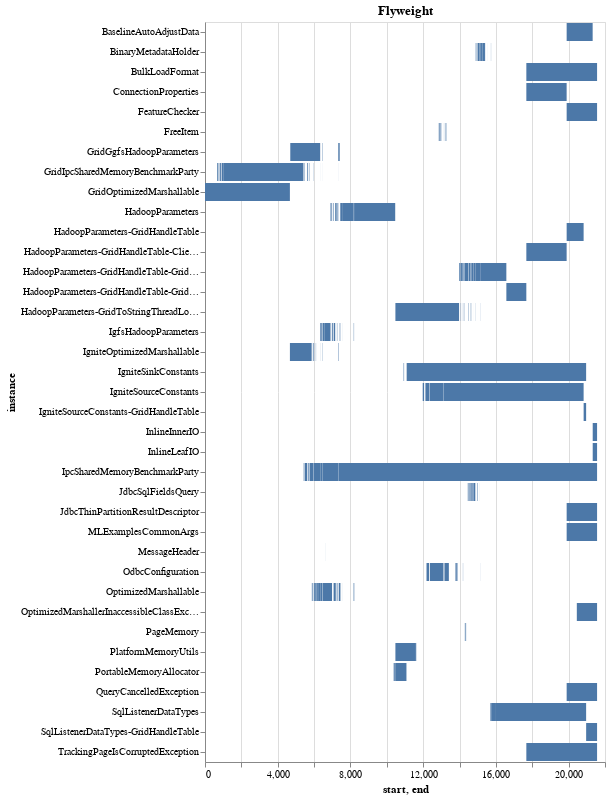
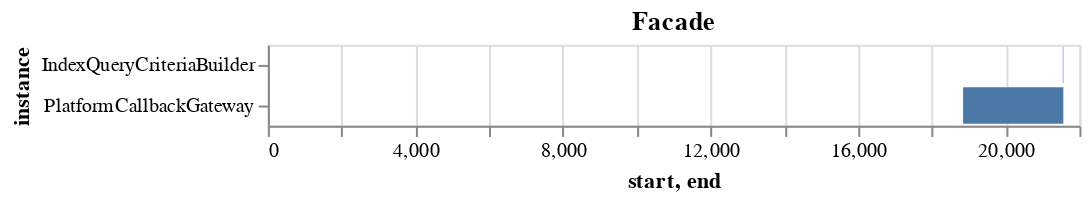
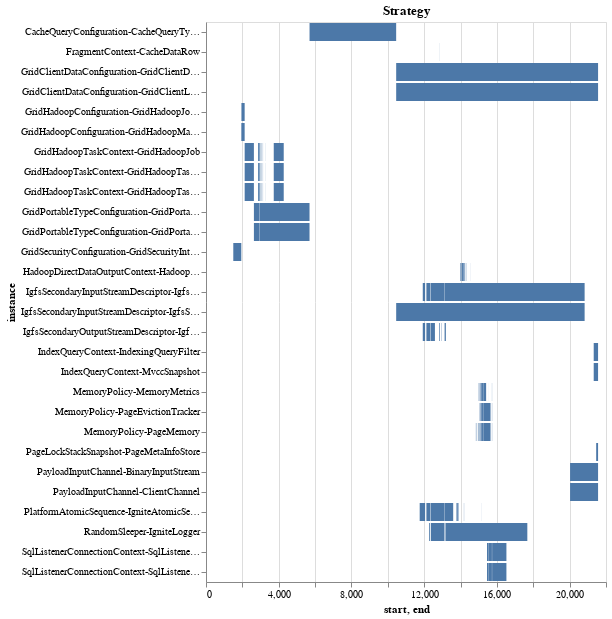
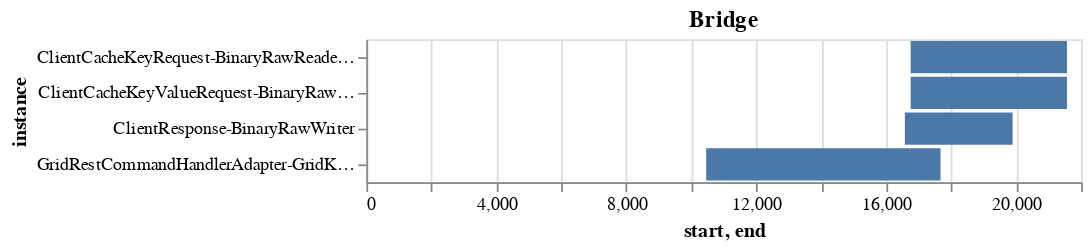

Write notebook code for charts like these, in order.
### Code cell
pattern_intervals = {}
for title in ['Flyweight', 'Facade', 'Strategy', 'Bridge']: 
    # check for the instances of a specific pattern relationship and count
    # the number of commits they exist. 
    pattern_lifespan = {}
    for x in diffs: 
        if title in x: 
            for instance in x[title]: 
                instance_name = '-'.join([path.split('/')[-1] for path in instance]).replace('.java','')
                if instance_name in pattern_lifespan:
                    pattern_lifespan[instance_name]+= 1
                else: 
                    pattern_lifespan[instance_name] = 1
                    
    source_data = []
    for key, value in pattern_lifespan.items(): 
        #Store the number of commits that a specific pattern exists consecutively
        temp_data = []
        start = -1
        for x, commit_number in zip(diffs, range(len(diffs))): 
            if title in x:
                instance_names = set()
                for instance in x[title]:
                    instance_name = '-'.join([path.split('/')[-1] for path in instance]).replace('.java','')
                    instance_names.add(instance_name)
                if key in instance_names: 
                    if start == -1: 
                        start = commit_number
                elif start != -1: 
                    temp_data.append({'instance': key, 'start': start, 'end': commit_number-1})
                    start = -1

        if start != -1: 
            temp_data.append({'instance': key, 'start': start, 'end': commit_number-1})
            start = -1
        source_data += temp_data
    source = pd.DataFrame(source_data)
    pattern_intervals[title] = source_data
    print(title)
    display(alt.Chart(source).mark_bar().encode(
        x='start',
        x2='end',
        y='instance',
        
    ).properties(title=title))

### Figure 1 — Vega-Lite specification as saved in the notebook (floating-point values rounded to 4 significant figures; data arrays with more than 128 entries replaced by an {"elided": "..."} marker saying what was removed)
{"config": {"view": {"continuousWidth": 400, "continuousHeight": 300}}, "data": {"name": "data-7f11fb15928931d0310e281947ebc960"}, "mark": "bar", "encoding": {"x": {"type": "quantitative", "field": "start"}, "x2": {"field": "end"}, "y": {"type": "nominal", "field": "instance"}}, "title": "Flyweight", "$schema": "https://vega.github.io/schema/vega-lite/v4.8.1.json", "datasets": {"data-7f11fb15928931d0310e281947ebc960": {"elided": "254 records"}}}

### Figure 2 — Vega-Lite specification as saved in the notebook (floating-point values rounded to 4 significant figures)
{"config": {"view": {"continuousWidth": 400, "continuousHeight": 300}}, "data": {"name": "data-c23be345c7d3ca441335865bbfbd01a4"}, "mark": "bar", "encoding": {"x": {"type": "quantitative", "field": "start"}, "x2": {"field": "end"}, "y": {"type": "nominal", "field": "instance"}}, "title": "Facade", "$schema": "https://vega.github.io/schema/vega-lite/v4.8.1.json", "datasets": {"data-c23be345c7d3ca441335865bbfbd01a4": [{"instance": "PlatformCallbackGateway", "start": 18847, "end": 21564}, {"instance": "IndexQueryCriteriaBuilder", "start": 21549, "end": 21564}]}}

### Figure 3 — Vega-Lite specification as saved in the notebook (floating-point values rounded to 4 significant figures; data arrays with more than 128 entries replaced by an {"elided": "..."} marker saying what was removed)
{"config": {"view": {"continuousWidth": 400, "continuousHeight": 300}}, "data": {"name": "data-325cad803b48120b925cbfeff48af22f"}, "mark": "bar", "encoding": {"x": {"type": "quantitative", "field": "start"}, "x2": {"field": "end"}, "y": {"type": "nominal", "field": "instance"}}, "title": "Strategy", "$schema": "https://vega.github.io/schema/vega-lite/v4.8.1.json", "datasets": {"data-325cad803b48120b925cbfeff48af22f": {"elided": "170 records"}}}

### Figure 4 — Vega-Lite specification as saved in the notebook (floating-point values rounded to 4 significant figures)
{"config": {"view": {"continuousWidth": 400, "continuousHeight": 300}}, "data": {"name": "data-88dc09b7bb7a959eb21437946649bf95"}, "mark": "bar", "encoding": {"x": {"type": "quantitative", "field": "start"}, "x2": {"field": "end"}, "y": {"type": "nominal", "field": "instance"}}, "title": "Bridge", "$schema": "https://vega.github.io/schema/vega-lite/v4.8.1.json", "datasets": {"data-88dc09b7bb7a959eb21437946649bf95": [{"instance": "GridRestCommandHandlerAdapter-GridKernalContext", "start": 10460, "end": 17673}, {"instance": "ClientResponse-BinaryRawWriter", "start": 16575, "end": 19890}, {"instance": "ClientCacheKeyRequest-BinaryRawReaderEx", "start": 16753, "end": 21564}, {"instance": "ClientCacheKeyValueRequest-BinaryRawReaderEx", "start": 16753, "end": 21564}]}}
